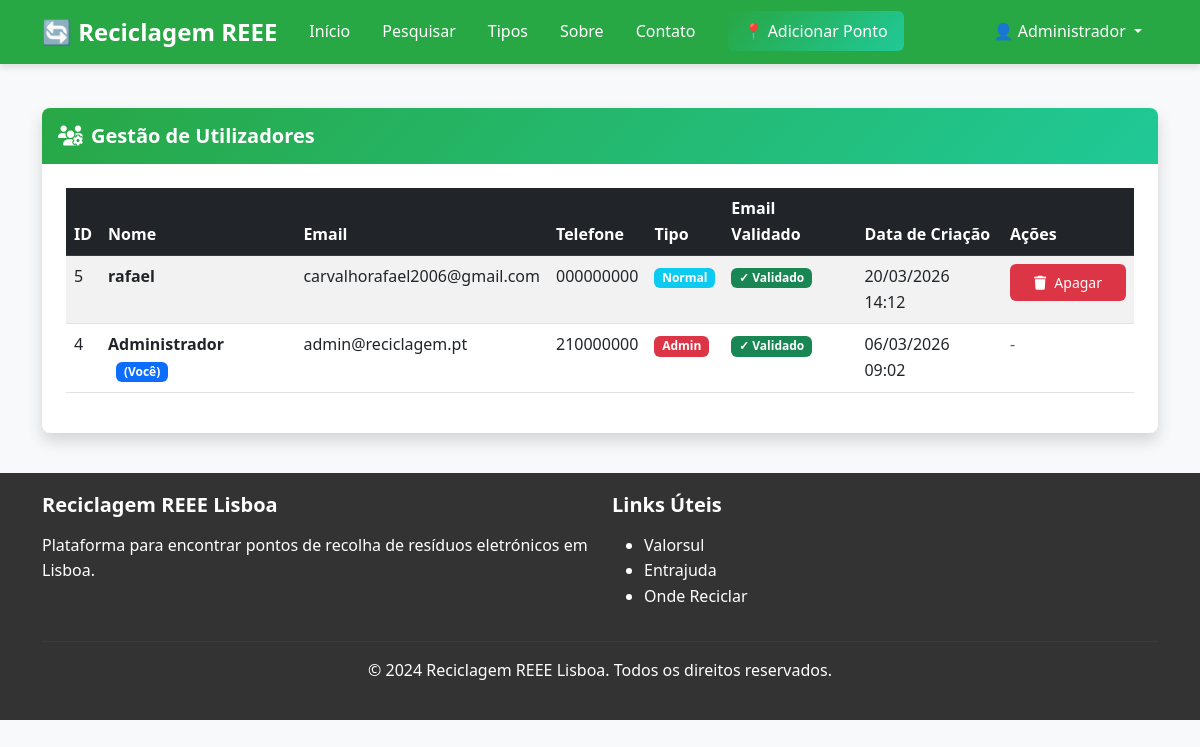
Before: /admin/utilizadores (signed in) with the older database file.
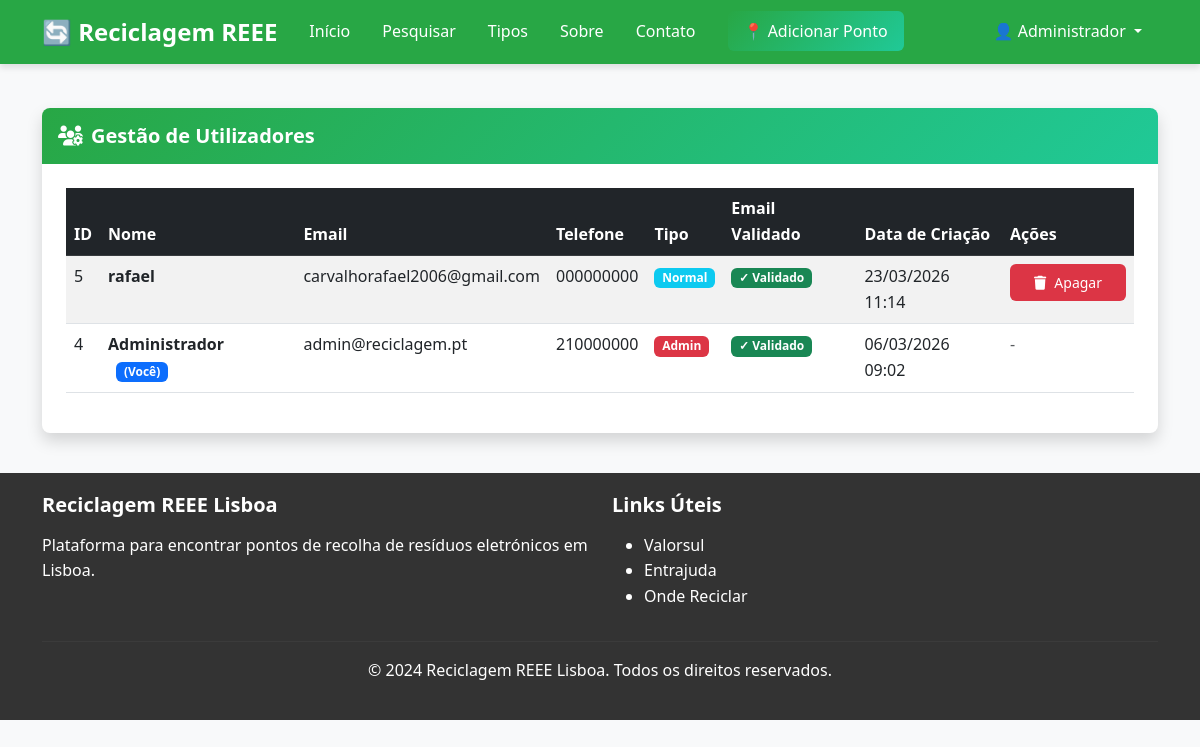
After: the same page with the newer database file.
### models.py (models this page shows, shortened)
class BaseModel(Model):
    class Meta:
        database = db

class Utilizador(BaseModel):
    nome = CharField()
    email = CharField(unique=True)
    is_admin = BooleanField(default=False)
    telefone = CharField()
    documento_identificacao = CharField()
    senha_hash = CharField()
    criado_em = DateTimeField(default=datetime.now)
    email_validado = BooleanField(default=False)
    token_validacao = CharField(null=True)

### app.py (the view)
@app.route("/admin/utilizadores")
@admin_required
def admin_utilizadores():
    utilizadores = Utilizador.select().order_by(Utilizador.criado_em.desc())
    return render_template("admin/utilizadores.html", utilizadores=utilizadores)

### app.py (called while the page is built)
@app.before_request
def ensure_db_connection():
    try:
        if db.is_closed():
            db.connect()
    except Exception as e:
        print(f"Database connection error: {e}")
        try:
            db.close()
            db.connect()
        except Exception as e2:
            print(f"Failed to reconnect: {e2}")

@app.before_request
def carregar_utilizador():
    user_id = session.get("user_id")
    if user_id:
        try:
            g.utilizador = Utilizador.get(Utilizador.id == user_id)
        except Utilizador.DoesNotExist:
            g.utilizador = None
    else:
        g.utilizador = None

@app.context_processor
def inject_current_year():
    return {"current_year": datetime.now().year}

def admin_required(f):
    @wraps(f)
    def decorated_function(*args, **kwargs):
        if g.utilizador is None or not g.utilizador.is_admin:
            flash("Acesso não autorizado.", "danger")
            return redirect(url_for("index"))
        return f(*args, **kwargs)
    return decorated_function

### templates/admin/utilizadores.html (shortened to what this page needs)
{% extends "base.html" %}
{% block content %}
<div class="container mt-5">
    <div class="row">
        <div class="col-12">
            <div class="card shadow">
                <div class="card-header bg-danger text-white">
                    <h5 class="mb-0">
                        <i class="fas fa-users-cog me-2"></i>Gestão de Utilizadores
                    </h5>
                </div>
                <div class="card-body">
                    <div class="table-responsive">
                        <table class="table table-striped table-hover">
                            <thead class="table-dark">
                                <tr>
                                    <th>ID</th>
                                    <th>Nome</th>
                                    <th>Email</th>
                                    <th>Telefone</th>
                                    <th>Tipo</th>
                                    <th>Email Validado</th>
                                    <th>Data de Criação</th>
                                    <th>Ações</th>
                                </tr>
                            </thead>
                            <tbody>
                                {% for user in utilizadores %}
                                <tr>
                                    <td>{{ user.id }}</td>
                                    <td>
                                        <strong>{{ user.nome }}</strong>
                                        {% if user.id == g.utilizador.id %}
                                        <span class="badge bg-primary ms-2">(Você)</span>
                                        {% endif %}
                                    </td>
                                    <td>{{ user.email }}</td>
                                    <td>{{ user.telefone or '-' }}</td>
                                    <td>
                                        {% if user.is_admin %}
                                        <span class="badge bg-danger">Admin</span>
                                        {% else %}
                                        <span class="badge bg-info">Normal</span>
                                        {% endif %}
                                    </td>
                                    <td>
                                        {% if user.email_validado %}
                                        <span class="badge bg-success">✓ Validado</span>
                                        {% else %}
                                        <span class="badge bg-warning">⚠ Não Validado</span>
                                        {% endif %}
                                    </td>
                                    <td>{{ user.criado_em.strftime('%d/%m/%Y %H:%M') }}</td>
                                    <td>
                                        {% if user.id != g.utilizador.id %}
                                        <form method="POST" action="{{ url_for('admin_apagar_utilizador', user_id=user.id) }}"
                                              onsubmit="return confirm('Tem certeza que deseja apagar o utilizador {{ user.nome }}?')">
                                            <button type="submit" class="btn btn-danger btn-sm">
                                                <i class="fas fa-trash"></i> Apagar
                                            </button>
                                        </form>
                                        {% else %}
                                        <span class="text-muted">-</span>
                                        {% endif %}
                                    </td>
                                </tr>
                                {% endfor %}
                            </tbody>
                        </table>
                    </div>
                </div>
            </div>
        </div>
    </div>
</div>
{% endblock %}

Changed rows visible on the page:
changed Utilizador "rafael": criado_em "20/03/2026 14:12" → "23/03/2026 11:14"
